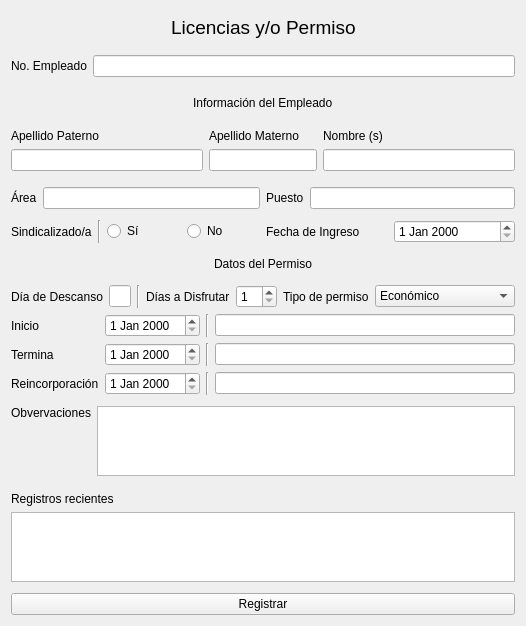
<?xml version="1.0" encoding="UTF-8"?>
<ui version="4.0">
 <class>Form</class>
 <widget class="QWidget" name="Form">
  <property name="geometry">
   <rect>
    <x>0</x>
    <y>0</y>
    <width>387</width>
    <height>598</height>
   </rect>
  </property>
  <property name="windowTitle">
   <string>Form</string>
  </property>
  <layout class="QGridLayout" name="gridLayout_4">
   <item row="5" column="2" colspan="2">
    <layout class="QHBoxLayout" name="horizontalLayout_12">
     <property name="topMargin">
      <number>5</number>
     </property>
     <property name="bottomMargin">
      <number>5</number>
     </property>
     <item>
      <widget class="QLabel" name="puesto_label">
       <property name="text">
        <string>Puesto</string>
       </property>
      </widget>
     </item>
     <item>
      <widget class="QLineEdit" name="puesto_input"/>
     </item>
    </layout>
   </item>
   <item row="4" column="1" colspan="2">
    <layout class="QVBoxLayout" name="verticalLayout_5">
     <property name="topMargin">
      <number>5</number>
     </property>
     <property name="bottomMargin">
      <number>5</number>
     </property>
     <item>
      <widget class="QLabel" name="aMaterno_label">
       <property name="text">
        <string>Apellido Materno</string>
       </property>
      </widget>
     </item>
     <item>
      <widget class="QLineEdit" name="aMaterno_input"/>
     </item>
    </layout>
   </item>
   <item row="1" column="0" colspan="4">
    <layout class="QHBoxLayout" name="horizontalLayout_8">
     <property name="sizeConstraint">
      <enum>QLayout::SetDefaultConstraint</enum>
     </property>
     <property name="topMargin">
      <number>5</number>
     </property>
     <property name="bottomMargin">
      <number>5</number>
     </property>
     <item>
      <widget class="QLabel" name="no_emp_label">
       <property name="text">
        <string>No. Empleado</string>
       </property>
      </widget>
     </item>
     <item>
      <widget class="QLineEdit" name="no_emp_input"/>
     </item>
    </layout>
   </item>
   <item row="5" column="0" colspan="2">
    <layout class="QHBoxLayout" name="horizontalLayout_11">
     <property name="topMargin">
      <number>5</number>
     </property>
     <property name="bottomMargin">
      <number>5</number>
     </property>
     <item>
      <widget class="QLabel" name="area_label">
       <property name="text">
        <string>Área</string>
       </property>
      </widget>
     </item>
     <item>
      <widget class="QLineEdit" name="area_input"/>
     </item>
    </layout>
   </item>
   <item row="0" column="0" colspan="4">
    <layout class="QHBoxLayout" name="horizontalLayout_7">
     <property name="spacing">
      <number>5</number>
     </property>
     <property name="sizeConstraint">
      <enum>QLayout::SetDefaultConstraint</enum>
     </property>
     <property name="leftMargin">
      <number>4</number>
     </property>
     <property name="topMargin">
      <number>5</number>
     </property>
     <property name="rightMargin">
      <number>4</number>
     </property>
     <property name="bottomMargin">
      <number>5</number>
     </property>
     <item>
      <spacer name="horizontalSpacer_7">
       <property name="orientation">
        <enum>Qt::Horizontal</enum>
       </property>
       <property name="sizeHint" stdset="0">
        <size>
         <width>40</width>
         <height>20</height>
        </size>
       </property>
      </spacer>
     </item>
     <item>
      <widget class="QLabel" name="title_label_2">
       <property name="font">
        <font>
         <pointsize>14</pointsize>
        </font>
       </property>
       <property name="text">
        <string>Licencias y/o Permiso</string>
       </property>
      </widget>
     </item>
     <item>
      <spacer name="horizontalSpacer_8">
       <property name="orientation">
        <enum>Qt::Horizontal</enum>
       </property>
       <property name="sizeHint" stdset="0">
        <size>
         <width>40</width>
         <height>20</height>
        </size>
       </property>
      </spacer>
     </item>
    </layout>
   </item>
   <item row="6" column="2" colspan="2">
    <layout class="QHBoxLayout" name="horizontalLayout_13">
     <item>
      <widget class="QLabel" name="fecha_ingreso_label">
       <property name="text">
        <string>Fecha de Ingreso</string>
       </property>
      </widget>
     </item>
     <item>
      <widget class="QDateEdit" name="fecha_ingreso_input"/>
     </item>
    </layout>
   </item>
   <item row="2" column="0" colspan="4">
    <layout class="QHBoxLayout" name="horizontalLayout_9">
     <property name="topMargin">
      <number>5</number>
     </property>
     <property name="bottomMargin">
      <number>5</number>
     </property>
     <item>
      <spacer name="horizontalSpacer_9">
       <property name="orientation">
        <enum>Qt::Horizontal</enum>
       </property>
       <property name="sizeHint" stdset="0">
        <size>
         <width>40</width>
         <height>20</height>
        </size>
       </property>
      </spacer>
     </item>
     <item>
      <widget class="QLabel" name="inf_emp_label">
       <property name="text">
        <string>Información del Empleado</string>
       </property>
      </widget>
     </item>
     <item>
      <spacer name="horizontalSpacer_10">
       <property name="orientation">
        <enum>Qt::Horizontal</enum>
       </property>
       <property name="sizeHint" stdset="0">
        <size>
         <width>40</width>
         <height>20</height>
        </size>
       </property>
      </spacer>
     </item>
    </layout>
   </item>
   <item row="8" column="0" colspan="4">
    <layout class="QHBoxLayout" name="horizontalLayout_15">
     <item>
      <widget class="QLabel" name="dia_descanso_label">
       <property name="text">
        <string>Día de Descanso</string>
       </property>
      </widget>
     </item>
     <item>
      <widget class="QLineEdit" name="dia_descanso_input"/>
     </item>
     <item>
      <widget class="Line" name="line_2">
       <property name="orientation">
        <enum>Qt::Vertical</enum>
       </property>
      </widget>
     </item>
     <item>
      <widget class="QLabel" name="dias_disfrutar_label">
       <property name="text">
        <string>Días a Disfrutar</string>
       </property>
      </widget>
     </item>
     <item>
      <widget class="QSpinBox" name="dias_disfrutar_input">
       <property name="minimum">
        <number>1</number>
       </property>
      </widget>
     </item>
     <item>
      <widget class="QLabel" name="tipo_label">
       <property name="text">
        <string>Tipo de permiso</string>
       </property>
      </widget>
     </item>
     <item>
      <widget class="QComboBox" name="tipo_input">
       <item>
        <property name="text">
         <string>Económico</string>
        </property>
       </item>
       <item>
        <property name="text">
         <string>Cuidados a terceros</string>
        </property>
       </item>
       <item>
        <property name="text">
         <string>Nupcias</string>
        </property>
       </item>
       <item>
        <property name="text">
         <string>Sin goce de sueldo</string>
        </property>
       </item>
       <item>
        <property name="text">
         <string>Prejubilatoria</string>
        </property>
       </item>
       <item>
        <property name="text">
         <string>Nacimiento</string>
        </property>
       </item>
       <item>
        <property name="text">
         <string>Defunción</string>
        </property>
       </item>
       <item>
        <property name="text">
         <string>Cumpleaños</string>
        </property>
       </item>
      </widget>
     </item>
    </layout>
   </item>
   <item row="9" column="0" colspan="4">
    <layout class="QFormLayout" name="formLayout">
     <item row="0" column="0">
      <widget class="QLabel" name="inicio_label">
       <property name="text">
        <string>Inicio</string>
       </property>
      </widget>
     </item>
     <item row="1" column="0">
      <widget class="QLabel" name="termino_label">
       <property name="text">
        <string>Termina</string>
       </property>
      </widget>
     </item>
     <item row="2" column="0">
      <widget class="QLabel" name="reincorporacion_label">
       <property name="text">
        <string>Reincorporación</string>
       </property>
      </widget>
     </item>
     <item row="2" column="1">
      <layout class="QHBoxLayout" name="horizontalLayout_4">
       <item>
        <widget class="QDateEdit" name="reincorporacion_input"/>
       </item>
       <item>
        <widget class="Line" name="line_5">
         <property name="orientation">
          <enum>Qt::Vertical</enum>
         </property>
        </widget>
       </item>
       <item>
        <widget class="QLineEdit" name="reincorporacion_text_input">
         <property name="readOnly">
          <bool>true</bool>
         </property>
        </widget>
       </item>
      </layout>
     </item>
     <item row="0" column="1">
      <layout class="QHBoxLayout" name="horizontalLayout_5">
       <item>
        <widget class="QDateEdit" name="inicio_input"/>
       </item>
       <item>
        <widget class="Line" name="line_3">
         <property name="orientation">
          <enum>Qt::Vertical</enum>
         </property>
        </widget>
       </item>
       <item>
        <widget class="QLineEdit" name="inicio_text_input">
         <property name="readOnly">
          <bool>true</bool>
         </property>
        </widget>
       </item>
      </layout>
     </item>
     <item row="1" column="1">
      <layout class="QHBoxLayout" name="horizontalLayout_6">
       <item>
        <widget class="QDateEdit" name="termino_input"/>
       </item>
       <item>
        <widget class="Line" name="line_4">
         <property name="orientation">
          <enum>Qt::Vertical</enum>
         </property>
        </widget>
       </item>
       <item>
        <widget class="QLineEdit" name="termino_text_input">
         <property name="readOnly">
          <bool>true</bool>
         </property>
        </widget>
       </item>
      </layout>
     </item>
    </layout>
   </item>
   <item row="6" column="0" colspan="2">
    <layout class="QHBoxLayout" name="horizontalLayout_10">
     <item>
      <widget class="QLabel" name="label">
       <property name="text">
        <string>Sindicalizado/a</string>
       </property>
      </widget>
     </item>
     <item>
      <widget class="Line" name="line">
       <property name="orientation">
        <enum>Qt::Vertical</enum>
       </property>
      </widget>
     </item>
     <item>
      <widget class="QRadioButton" name="si_input">
       <property name="text">
        <string>Sí</string>
       </property>
      </widget>
     </item>
     <item>
      <widget class="QRadioButton" name="no_input">
       <property name="text">
        <string>No</string>
       </property>
      </widget>
     </item>
    </layout>
   </item>
   <item row="10" column="0" colspan="4">
    <layout class="QGridLayout" name="gridLayout_3">
     <property name="topMargin">
      <number>5</number>
     </property>
     <property name="bottomMargin">
      <number>5</number>
     </property>
     <item row="0" column="1">
      <widget class="QTextEdit" name="observ_input"/>
     </item>
     <item row="0" column="0">
      <widget class="QLabel" name="observ_label">
       <property name="text">
        <string>Obvervaciones</string>
       </property>
       <property name="alignment">
        <set>Qt::AlignLeading|Qt::AlignLeft|Qt::AlignTop</set>
       </property>
      </widget>
     </item>
    </layout>
   </item>
   <item row="11" column="0" colspan="4">
    <layout class="QVBoxLayout" name="q_table_layout_2">
     <property name="topMargin">
      <number>5</number>
     </property>
     <property name="bottomMargin">
      <number>5</number>
     </property>
     <item>
      <widget class="QLabel" name="table_label">
       <property name="text">
        <string>Registros recientes</string>
       </property>
      </widget>
     </item>
     <item>
      <widget class="QTableWidget" name="table_display"/>
     </item>
    </layout>
   </item>
   <item row="12" column="0" colspan="4">
    <widget class="QPushButton" name="registrar_btn">
     <property name="maximumSize">
      <size>
       <width>16777215</width>
       <height>16777210</height>
      </size>
     </property>
     <property name="text">
      <string>Registrar</string>
     </property>
     <property name="autoDefault">
      <bool>false</bool>
     </property>
     <property name="default">
      <bool>false</bool>
     </property>
     <property name="flat">
      <bool>false</bool>
     </property>
    </widget>
   </item>
   <item row="4" column="0">
    <layout class="QVBoxLayout" name="verticalLayout_4">
     <property name="topMargin">
      <number>5</number>
     </property>
     <property name="bottomMargin">
      <number>5</number>
     </property>
     <item>
      <widget class="QLabel" name="aPaterno_label">
       <property name="text">
        <string>Apellido Paterno</string>
       </property>
      </widget>
     </item>
     <item>
      <widget class="QLineEdit" name="aPaterno_input"/>
     </item>
    </layout>
   </item>
   <item row="7" column="0" colspan="4">
    <layout class="QHBoxLayout" name="horizontalLayout_14">
     <property name="topMargin">
      <number>5</number>
     </property>
     <property name="bottomMargin">
      <number>5</number>
     </property>
     <item>
      <spacer name="horizontalSpacer_11">
       <property name="orientation">
        <enum>Qt::Horizontal</enum>
       </property>
       <property name="sizeHint" stdset="0">
        <size>
         <width>40</width>
         <height>20</height>
        </size>
       </property>
      </spacer>
     </item>
     <item>
      <widget class="QLabel" name="datos_permiso_label">
       <property name="text">
        <string>Datos del Permiso</string>
       </property>
      </widget>
     </item>
     <item>
      <spacer name="horizontalSpacer_12">
       <property name="orientation">
        <enum>Qt::Horizontal</enum>
       </property>
       <property name="sizeHint" stdset="0">
        <size>
         <width>40</width>
         <height>20</height>
        </size>
       </property>
      </spacer>
     </item>
    </layout>
   </item>
   <item row="4" column="3">
    <layout class="QVBoxLayout" name="verticalLayout_6">
     <property name="topMargin">
      <number>5</number>
     </property>
     <property name="bottomMargin">
      <number>5</number>
     </property>
     <item>
      <widget class="QLabel" name="nombre_label">
       <property name="text">
        <string>Nombre (s)</string>
       </property>
      </widget>
     </item>
     <item>
      <widget class="QLineEdit" name="nombre_input"/>
     </item>
    </layout>
   </item>
  </layout>
 </widget>
 <resources/>
 <connections/>
</ui>
